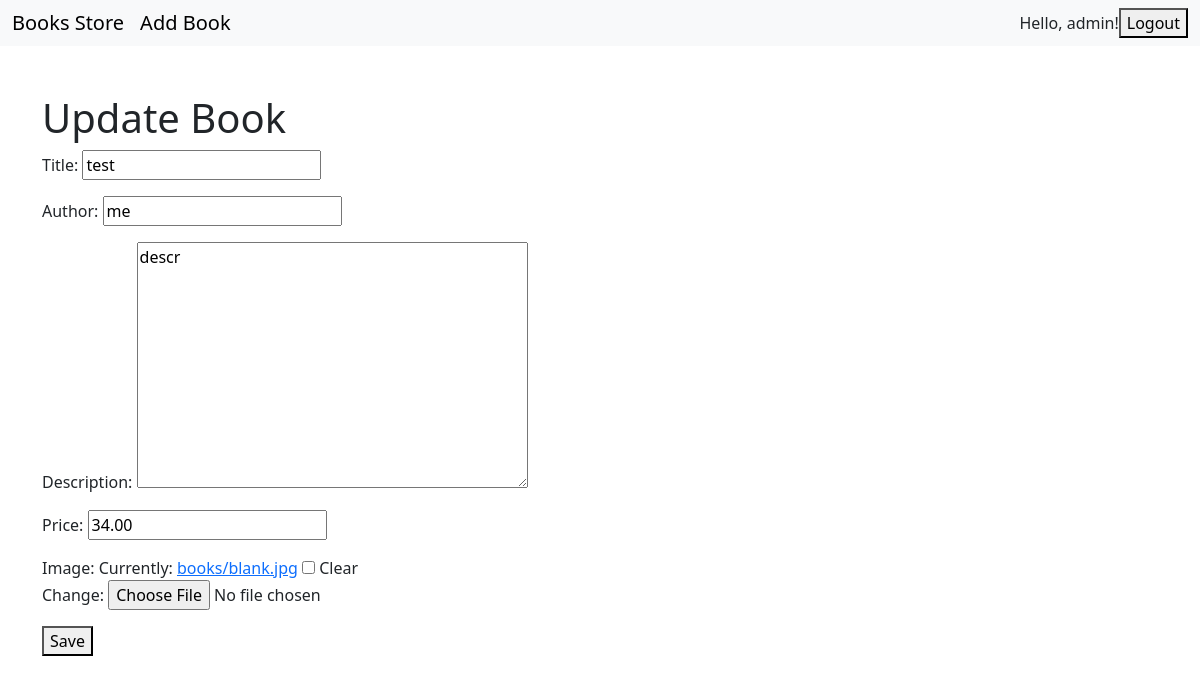
The app's page /store/8/update/ (signed in) with its own data.
### accounts/models.py (models this page shows, shortened)
class CustomUser(AbstractUser):
    phone_number = models.CharField(max_length=20, blank=True)
    birth_date = models.DateField(null=True, blank=True)
    avatar = models.ImageField(upload_to="avatars/", null=True, blank=True)

### store/models.py (models this page shows, shortened)
class Book(models.Model):
    title = models.CharField(max_length=255)
    author = models.CharField(max_length=255)
    price = models.DecimalField(max_digits=5, decimal_places=2)
    description = models.TextField(blank=True)
    stock = models.PositiveIntegerField(default=0)
    category = models.ForeignKey(Category, on_delete=models.SET_NULL, null=True, blank=True, related_name="books")
    image = models.ImageField(upload_to='books/', blank=True, null=True, default="books/blank.jpg")

### store/views.py (the view, shortened to what this page needs)
# urls.py: path('<int:book_id>/update/', views.BookUpdateView.as_view(), name='book_update'),
class BookUpdateView(LoginRequiredMixin, PermissionRequiredMixin, UpdateView):
    model = Book
    template_name = 'store/book_form.html'
    fields = ['title', 'author', 'description', 'price', 'image']
    pk_url_kwarg = 'book_id'
    success_url = reverse_lazy('store:index')
    permission_required = "store.change_book"
    raise_exception = True

### templates/store/book_form.html (shortened to what this page needs)
{% extends 'base.html' %}
{% block content %}
  <h1>{% if object %}Update Book{% else %}Add Book{% endif %}</h1>
  <form method="post" enctype="multipart/form-data">
    {{ form.as_p }}
    <button type="submit">Save</button>
  </form>
{% endblock %}

### templates/base.html (shortened to what this page needs)
<!DOCTYPE html>
<html lang="en">
<head>
    <link href="https://cdn.jsdelivr.net/npm/bootstrap@5.3.8/dist/css/bootstrap.min.css" rel="stylesheet">
</head>
<body>
    <nav class="navbar navbar-expand-lg bg-body-tertiary">
      <div class="container-fluid">
        <div class="collapse navbar-collapse" id="navbarNav">
          <ul class="navbar-nav">
            <li class="nav-item">
              <a href={% url "store:index" %} class="navbar-brand">Books Store</a>
            </li>
            {% if perms.store.add_book %}
            <li class="nav-item">
                <a href={% url "store:book_create" %} class="navbar-brand">Add Book</a>
            </li>
            {% endif %}
          </ul>
        </div>
        <div class="collapse navbar-collapse justify-content-end" >
              {% if user.is_authenticated %}
                <span>Hello, {{ user.username }}!</span>
                <form method="post" action="{% url 'accounts:logout' %}" style="display:inline;">
                    <button type="submit">Logout</button>
                </form>
              {% endif %}
          </div>
      </div>
    </nav>
    <main class="container mt-5">
        {% block content %}
        {% endblock %}
    </main>
</body>
</html>

### records on screen
CustomUser: username "admin"
Book: title "test", author "me", description "descr", price "34.00"
